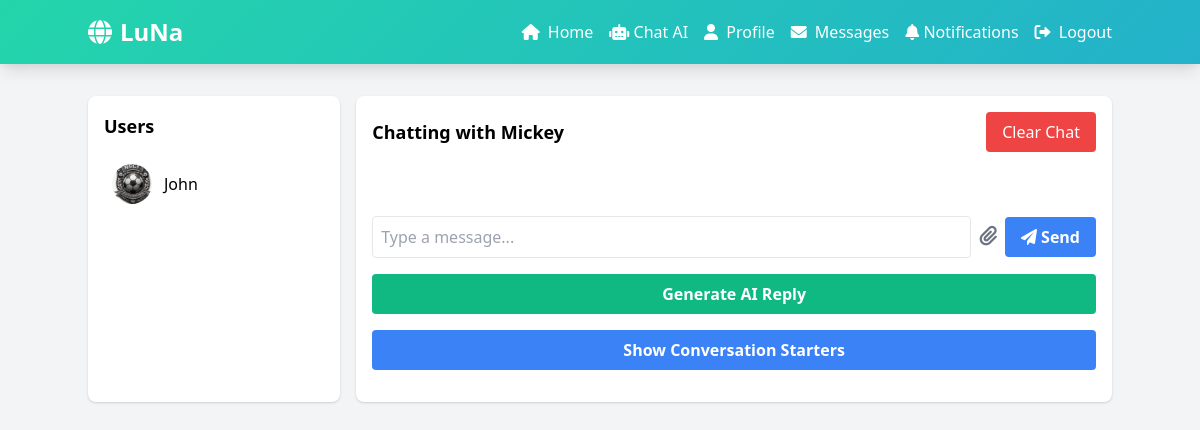
The app's page /messages/1 (signed in) with its own data.
### models.py (models this page shows, shortened)
class User(UserMixin, db.Model):  # Ensure UserMixin is extended
    id = db.Column(db.Integer, primary_key=True)
    username = db.Column(db.String(80), unique=True, nullable=False, index=True)
    email = db.Column(db.String(120), unique=True, nullable=False, index=True)
    password_hash = db.Column(db.String(128), nullable=False)
    profile_picture = db.Column(db.String(120), default='default.jpg')
    bio = db.Column(db.Text)
    date_joined = db.Column(db.DateTime, default=lambda: datetime.now(pytz.timezone('Africa/Nairobi')))
    posts = db.relationship('Post', backref='author', lazy='dynamic', cascade="all, delete-orphan")
    comments = db.relationship('Comment', backref='author', lazy='dynamic', cascade="all, delete-orphan")
    followed = db.relationship(
        'User',
        secondary=followers,
        primaryjoin=id == followers.c.follower_id,
        secondaryjoin=id == followers.c.followed_id,
        backref=db.backref('followers', lazy='dynamic'),
        lazy='dynamic'
    )

### app.py (the view)
@app.route('/messages/', defaults={'recipient_id': None})
@app.route('/messages/<int:recipient_id>')
@login_required
def messages(recipient_id):
    available_users = get_available_users()
    if recipient_id is None and available_users:
        recipient_id = available_users[0]['id']
    recipient = User.query.get(recipient_id) if recipient_id else None
    messages = get_messages(current_user.id, recipient_id) if recipient_id else []
    starters = get_conversation_starters(current_user.id, recipient_id) if recipient_id else []
    return render_template('messages.html',
                           messages=messages,
                           starters=starters,
                           recipient=recipient,
                           available_users=available_users,
                           current_user=current_user)

### app.py (called while the page is built)
@login_manager.user_loader
def load_user(user_id):
    return User.query.get(int(user_id))

@app.before_request
def make_session_permanent():
    session.permanent = True
    app.permanent_session_lifetime = timedelta(days=30)

def get_messages(current_user_id, recipient_id, page=1, per_page=20):
    messages = db.session.query(Message, User).join(User, Message.sender_id == User.id).filter(
        or_(
            (Message.sender_id == current_user_id) & (Message.recipient_id == recipient_id),
            (Message.sender_id == recipient_id) & (Message.recipient_id == current_user_id)
        )
    ).order_by(Message.timestamp.asc()).paginate(page=page, per_page=per_page, error_out=False)
    return messages.items

def get_available_users():
    users = User.query.filter(User.id != current_user.id).all()
    return [{'id': user.id, 'username': user.username, 'profile_picture': user.profile_picture} for user in users]

@app.before_request
def make_session_permanent():
    session.permanent = True
    app.permanent_session_lifetime = timedelta(days=30)

### templates/messages.html (shortened to what this page needs)
<!DOCTYPE html>
<html lang="en">
<head>
    <link href="https://cdn.jsdelivr.net/npm/tailwindcss@2.2.19/dist/tailwind.min.css" rel="stylesheet">
    <link rel="stylesheet" href="https://cdnjs.cloudflare.com/ajax/libs/font-awesome/6.0.0-beta3/css/all.min.css">
</head>
<body class="bg-gray-100">
    <nav class="gradient-bg p-4 shadow-lg">
        <div class="container mx-auto flex justify-between items-center">
            <a href="/" class="text-white text-2xl font-bold flex items-center">
                <i class="fas fa-globe mr-2"></i>
                LuNa
            </a>
            <div id="menu" class="hidden md:flex space-x-4">
                <a href="/" class="text-white hover:text-gray-200 transition duration-300"><i class="fas fa-home mr-1"></i> Home</a>
                <a href="https://micymike-michaelmosesbot.hf.space" class="text-white hover:text-gray-200 transition duration-300"><i class="fa-solid fa-robot"></i> Chat AI</a>
                <a href="/profile/{{ current_user.username }}" class="text-white hover:text-gray-200 transition duration-300"><i class="fas fa-user mr-1"></i> Profile</a>
                <a href="/messages" class="text-white hover:text-gray-200 transition duration-300"><i class="fas fa-envelope mr-1"></i> Messages</a>
                <a href="/notifications" class="text-white hover:text-gray-200 transition duration-300"><i class="fa-solid fa-bell"></i> Notifications</a>
                <a href="/logout" class="text-white hover:text-gray-200 transition duration-300"><i class="fas fa-sign-out-alt mr-1"></i> Logout</a>
            </div>
        </div>
    </nav>
    <div class="container mx-auto py-8">
        <div class="flex flex-col md:flex-row">
            <div class="w-full md:w-1/4 bg-white p-4 rounded-lg shadow mb-4 md:mb-0">
                <h2 class="text-lg font-bold mb-4">Users</h2>
                {% for user in available_users %}
                <a href="{{ url_for('messages', recipient_id=user.id) }}" class="user-link flex items-center p-2 rounded-lg hover:bg-gray-200" data-user-id="{{ user.id }}">
                    <img src="{{ url_for('static', filename='uploads/' + user.profile_picture) }}" alt="{{ user.username }}" class="w-10 h-10 rounded-full">
                    <span class="ml-3">{{ user.username }}</span>
                </a>
                {% endfor %}
            </div>
            <div class="w-full md:w-3/4 bg-white p-4 rounded-lg shadow ml-0 md:ml-4 flex flex-col">
                {% if recipient %}
                    <div class="flex justify-between items-center mb-4">
                        <h2 class="text-lg font-bold">Chatting with {{ recipient.username }}</h2>
                        <button id="clear-chat" class="bg-red-500 text-white px-4 py-2 rounded">Clear Chat</button>
                    </div>
                    <div id="messages" class="flex-1 overflow-y-auto mb-4 p-4">
                    </div>
                    <form id="message-form" class="flex items-center">
                        <input type="text" id="message-input" name="content" placeholder="Type a message..." class="flex-1 mr-2 p-2 border rounded">
                        <label for="media" class="cursor-pointer mr-2">
                            <i class="fas fa-paperclip text-gray-500 text-xl"></i>
                        </label>
                        <button type="submit" id="send-button" class="bg-blue-500 hover:bg-blue-600 text-white font-bold py-2 px-4 rounded">
                            <i class="fas fa-paper-plane"></i> Send
                        </button>
                    </form>
                    <button id="ai-reply-btn" class="bg-green-500 hover:bg-green-600 text-white font-bold py-2 px-4 rounded mt-4">
                        Generate AI Reply
                    </button>
                    <button id="show-starters-btn" class="bg-blue-500 hover:bg-blue-600 text-white font-bold py-2 px-4 rounded mt-4 mb-4">
                        Show Conversation Starters
                    </button>
                {% else %}
                    <p class="text-center text-gray-500">Select a user to start chatting.</p>
                {% endif %}
            </div>
        </div>
    </div>
    </body>
</html>

### templates/messages.html (style rules this page uses)
.gradient-bg { background: linear-gradient(-45deg, #ee7752, #e73c7e, #23a6d5, #23d5ab); background-size: 400% 400%; animation: gradientBG 15s ease infinite; }

### records on screen
User: profile_picture (picture), username "John"
User: username "Mickey"
